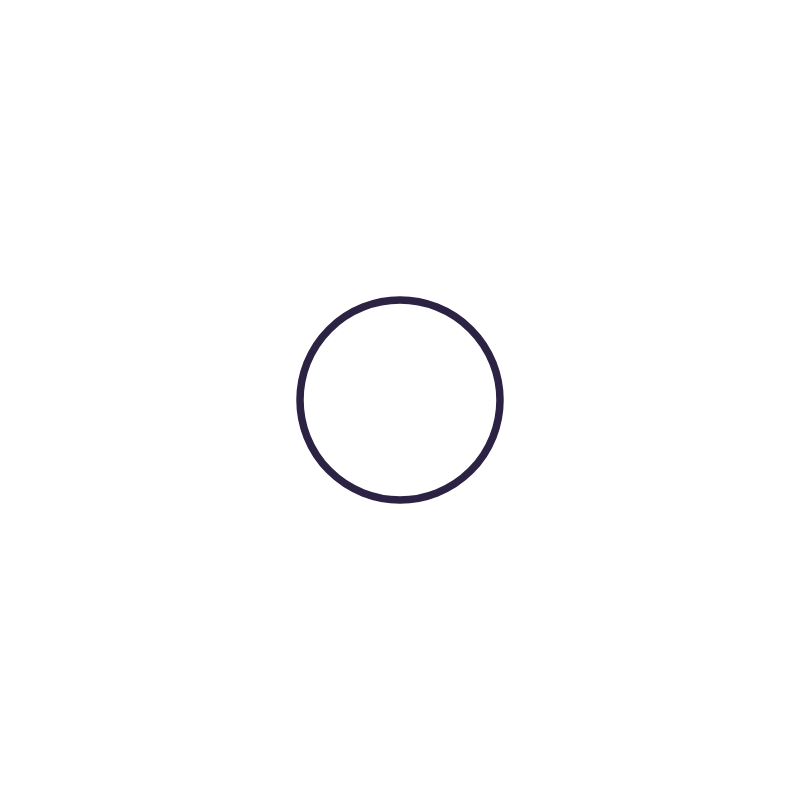
Frame 1 (no input)
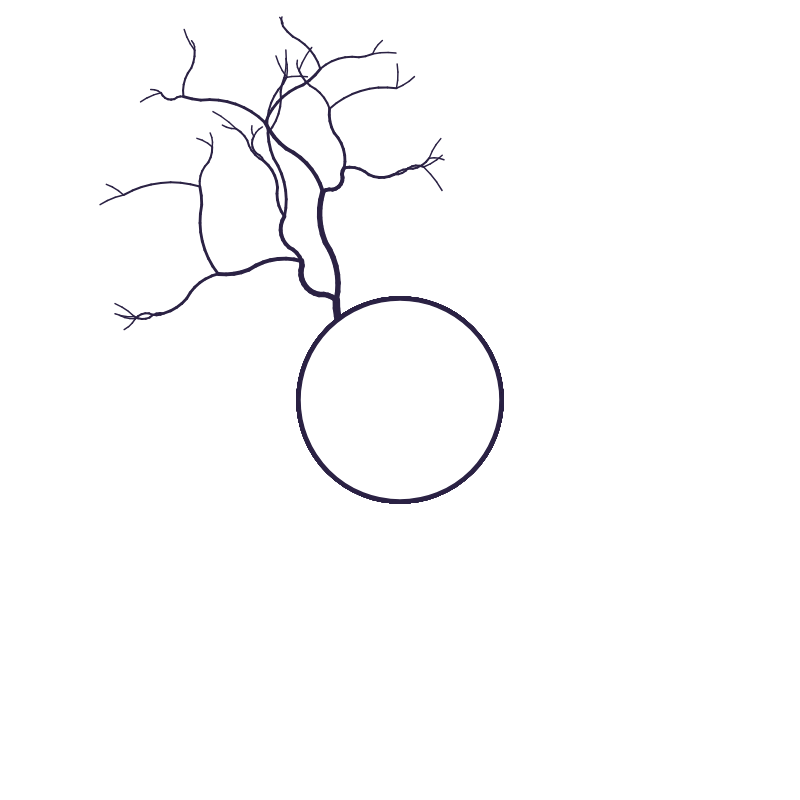
Frame 60 (no input)
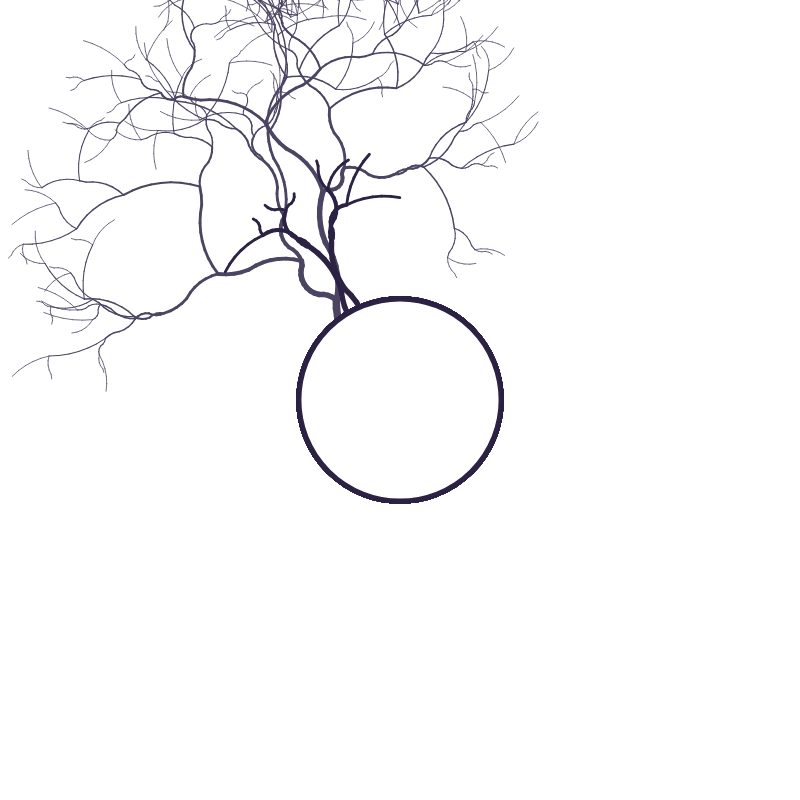
Frame 120 (the mouse pressed at the canvas centre since frame 60)

The p5.js sketch that drew these frames (run headless with seeded random() and noise() and a simulated clock; from frame 60 on, the mouse is pressed at the canvas centre):

// p5.js sketch
// ── sketch.js
/******************
Code by Vamoss
Original code link:
https://www.openprocessing.org/sketch/1060890

Author links:
http://vamoss.com.br
http://twitter.com/vamoss
http://github.com/vamoss
******************/

var circles = []

function setup() {
	createCanvas(800, 800);
	background(255);
}

function addCircle(x, y, life, followAngle){
	circles.push({
		pos: {x, y},
		prevPos: {x, y},
		dir: random() > 0.5 ? 1 : -1,
		radius: random(3, 10),
		angle: followAngle,
		followAngle,
		iniLife: life,
		life
	});
}

function draw() {
	if(circles.length == 0){
		addCircle(width/2, height/2, 15, random(TWO_PI));
		fill(255, 40);
		noStroke();
		rect(0, 0, width, height);
	}
	
	for(var i = circles.length-1; i >=0; i--){
		var circle = circles[i];
		
		if(abs(circle.angle-circle.followAngle) > 0.8){
			circle.dir *= -1;
			circle.angle = angleLerp(circle.angle, circle.followAngle, 0.1);
		}
		
		circle.angle += 1/circle.radius*circle.dir;
		circle.pos.x += cos(circle.angle) * circle.radius;
		circle.pos.y += sin(circle.angle) * circle.radius;
		
		if(circle.pos.x < 0 || circle.pos.x > width || circle.pos.y < 0 || circle.pos.y > height){
			circle.angle += PI;
		}
		
		strokeWeight(pow(circle.iniLife, 2)/30);
		stroke(color("#2b2244"));
		line(circle.prevPos.x, circle.prevPos.y, circle.pos.x, circle.pos.y);

		circle.prevPos.x = circle.pos.x;
		circle.prevPos.y = circle.pos.y;
		
		circle.life--;
		if(circle.life<=0){
			if(circle.iniLife>5){
				addCircle(circle.pos.x, circle.pos.y, circle.iniLife*0.85, circle.followAngle+0.5);
				addCircle(circle.pos.x, circle.pos.y, circle.iniLife*0.85, circle.followAngle-0.5);
			}
			circles.splice(i, 1);
		}
	}
	          
	fill(255, 255,255);                
	ellipse(width/2, height/2, 200, 200);
}



//https://gist.github.com/shaunlebron/8832585
/*
2D Angle Interpolation (shortest distance)
Parameters:
a0 = start angle
a1 = end angle
t = interpolation factor (0.0=start, 1.0=end)
Benefits:
1. Angles do NOT need to be normalized.
2. Implementation is portable, regardless of how the modulo "%" operator outputs sign (i.e. Python, Ruby, Javascript)
3. Very easy to remember.
Thanks to Trey Wilson for the closed-form solution for shortAngleDist!
*/
function shortAngleDist(a0,a1) {
    var max = Math.PI*2;
    var da = (a1 - a0) % max;
    return 2*da % max - da;
}

function angleLerp(a0,a1,t) {
    return a0 + shortAngleDist(a0,a1)*t;
}
